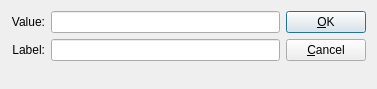
<ui version="4.0" >
 <author></author>
 <comment> * OpenRPT report writer and rendering engine
 * Copyright (C) 2001-2007 by OpenMFG, LLC
 *
 * This library is free software; you can redistribute it and/or
 * modify it under the terms of the GNU Lesser General Public
 * License as published by the Free Software Foundation; either
 * version 2.1 of the License, or (at your option) any later version.
 *
 * This library is distributed in the hope that it will be useful,
 * but WITHOUT ANY WARRANTY; without even the implied warranty of
 * MERCHANTABILITY or FITNESS FOR A PARTICULAR PURPOSE. See the GNU
 * Lesser General Public License for more details.
 *
 * You should have received a copy of the GNU Lesser General Public
 * License along with this library; if not, write to the Free Software
 * Foundation, Inc., 59 Temple Place, Suite 330, Boston, MA 02111-1307 USA
 * Please contact info@openmfg.com with any questions on this license.</comment>
 <exportmacro></exportmacro>
 <class>ReportParameterListItem</class>
 <widget class="QDialog" name="ReportParameterListItem" >
  <property name="geometry" >
   <rect>
    <x>0</x>
    <y>0</y>
    <width>377</width>
    <height>89</height>
   </rect>
  </property>
  <property name="windowTitle" >
   <string>List Item</string>
  </property>
  <layout class="QHBoxLayout" >
   <property name="margin" >
    <number>11</number>
   </property>
   <property name="spacing" >
    <number>6</number>
   </property>
   <item>
    <layout class="QVBoxLayout" >
     <property name="margin" >
      <number>0</number>
     </property>
     <property name="spacing" >
      <number>0</number>
     </property>
     <item>
      <layout class="QGridLayout" >
       <property name="margin" >
        <number>0</number>
       </property>
       <property name="spacing" >
        <number>6</number>
       </property>
       <item row="1" column="0" >
        <widget class="QLabel" name="_lblLabel" >
         <property name="text" >
          <string>Label:</string>
         </property>
         <property name="alignment" >
          <set>Qt::AlignRight|Qt::AlignTrailing|Qt::AlignVCenter</set>
         </property>
        </widget>
       </item>
       <item row="0" column="0" >
        <widget class="QLabel" name="_lblValue" >
         <property name="text" >
          <string>Value:</string>
         </property>
         <property name="alignment" >
          <set>Qt::AlignRight|Qt::AlignTrailing|Qt::AlignVCenter</set>
         </property>
        </widget>
       </item>
       <item row="0" column="1" >
        <widget class="QLineEdit" name="_value" />
       </item>
       <item row="1" column="1" >
        <widget class="QLineEdit" name="_label" />
       </item>
      </layout>
     </item>
     <item>
      <spacer>
       <property name="orientation" >
        <enum>Qt::Vertical</enum>
       </property>
       <property name="sizeType" >
        <enum>QSizePolicy::Expanding</enum>
       </property>
       <property name="sizeHint" >
        <size>
         <width>20</width>
         <height>40</height>
        </size>
       </property>
      </spacer>
     </item>
    </layout>
   </item>
   <item>
    <layout class="QVBoxLayout" >
     <property name="margin" >
      <number>0</number>
     </property>
     <property name="spacing" >
      <number>0</number>
     </property>
     <item>
      <layout class="QVBoxLayout" >
       <property name="margin" >
        <number>0</number>
       </property>
       <property name="spacing" >
        <number>6</number>
       </property>
       <item>
        <widget class="QPushButton" name="_accept" >
         <property name="text" >
          <string>&amp;OK</string>
         </property>
         <property name="shortcut" >
          <string>Alt+O</string>
         </property>
        </widget>
       </item>
       <item>
        <widget class="QPushButton" name="_cancel" >
         <property name="text" >
          <string>&amp;Cancel</string>
         </property>
         <property name="shortcut" >
          <string>Alt+C</string>
         </property>
        </widget>
       </item>
      </layout>
     </item>
     <item>
      <spacer>
       <property name="orientation" >
        <enum>Qt::Vertical</enum>
       </property>
       <property name="sizeType" >
        <enum>QSizePolicy::Expanding</enum>
       </property>
       <property name="sizeHint" >
        <size>
         <width>20</width>
         <height>20</height>
        </size>
       </property>
      </spacer>
     </item>
    </layout>
   </item>
  </layout>
 </widget>
 <layoutdefault spacing="6" margin="11" />
 <pixmapfunction>qPixmapFromMimeSource</pixmapfunction>
 <resources/>
 <connections>
  <connection>
   <sender>_cancel</sender>
   <signal>clicked()</signal>
   <receiver>ReportParameterListItem</receiver>
   <slot>reject()</slot>
   <hints>
    <hint type="sourcelabel" >
     <x>20</x>
     <y>20</y>
    </hint>
    <hint type="destinationlabel" >
     <x>20</x>
     <y>20</y>
    </hint>
   </hints>
  </connection>
  <connection>
   <sender>_accept</sender>
   <signal>clicked()</signal>
   <receiver>ReportParameterListItem</receiver>
   <slot>accept()</slot>
   <hints>
    <hint type="sourcelabel" >
     <x>20</x>
     <y>20</y>
    </hint>
    <hint type="destinationlabel" >
     <x>20</x>
     <y>20</y>
    </hint>
   </hints>
  </connection>
 </connections>
</ui>
